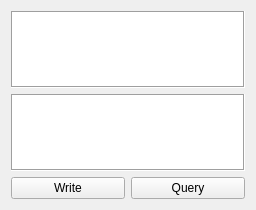
<?xml version="1.0" encoding="UTF-8"?>
<ui version="4.0">
 <class>Form</class>
 <widget class="VISAWidgetBase" name="Form">
  <property name="geometry">
   <rect>
    <x>0</x>
    <y>0</y>
    <width>256</width>
    <height>210</height>
   </rect>
  </property>
  <property name="font">
   <font>
    <family>Arial</family>
   </font>
  </property>
  <property name="windowTitle">
   <string>Command</string>
  </property>
  <layout class="QVBoxLayout" name="_2">
   <item>
    <widget class="QPlainTextEdit" name="text_in">
     <property name="minimumSize">
      <size>
       <width>100</width>
       <height>30</height>
      </size>
     </property>
     <property name="frameShape">
      <enum>QFrame::Box</enum>
     </property>
    </widget>
   </item>
   <item>
    <widget class="QPlainTextEdit" name="text_out">
     <property name="minimumSize">
      <size>
       <width>100</width>
       <height>30</height>
      </size>
     </property>
     <property name="frameShape">
      <enum>QFrame::Box</enum>
     </property>
     <property name="horizontalScrollBarPolicy">
      <enum>Qt::ScrollBarAsNeeded</enum>
     </property>
     <property name="readOnly">
      <bool>true</bool>
     </property>
    </widget>
   </item>
   <item>
    <layout class="QHBoxLayout" name="horizontalLayout">
     <item>
      <widget class="QPushButton" name="write_btn">
       <property name="text">
        <string>Write</string>
       </property>
      </widget>
     </item>
     <item>
      <widget class="QPushButton" name="query_btn">
       <property name="text">
        <string>Query</string>
       </property>
      </widget>
     </item>
    </layout>
   </item>
  </layout>
 </widget>
 <customwidgets>
  <customwidget>
   <class>VISAWidgetBase</class>
   <extends>QWidget</extends>
   <header>powermeter.connection</header>
   <container>1</container>
  </customwidget>
 </customwidgets>
 <resources/>
 <connections/>
</ui>
